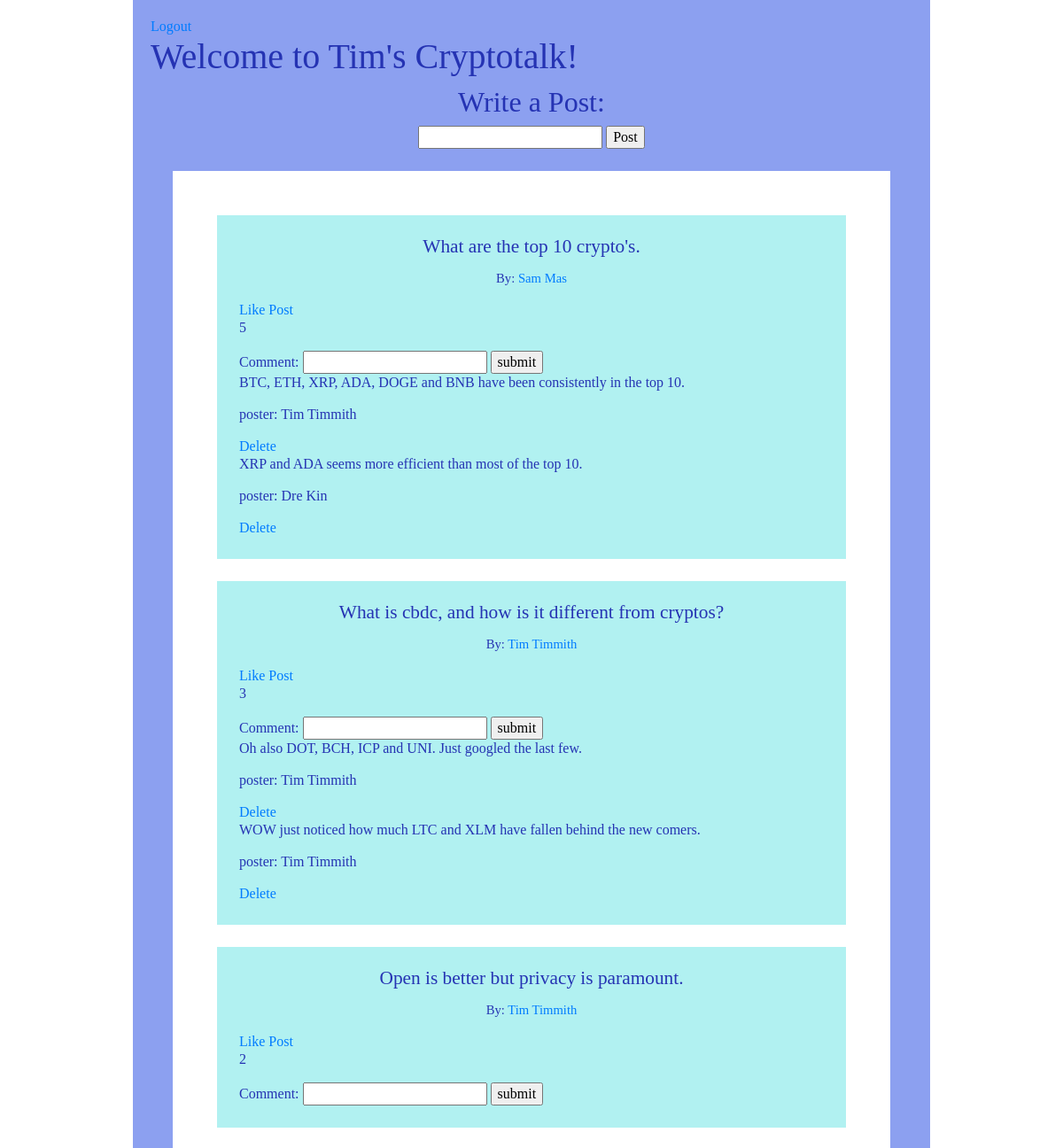
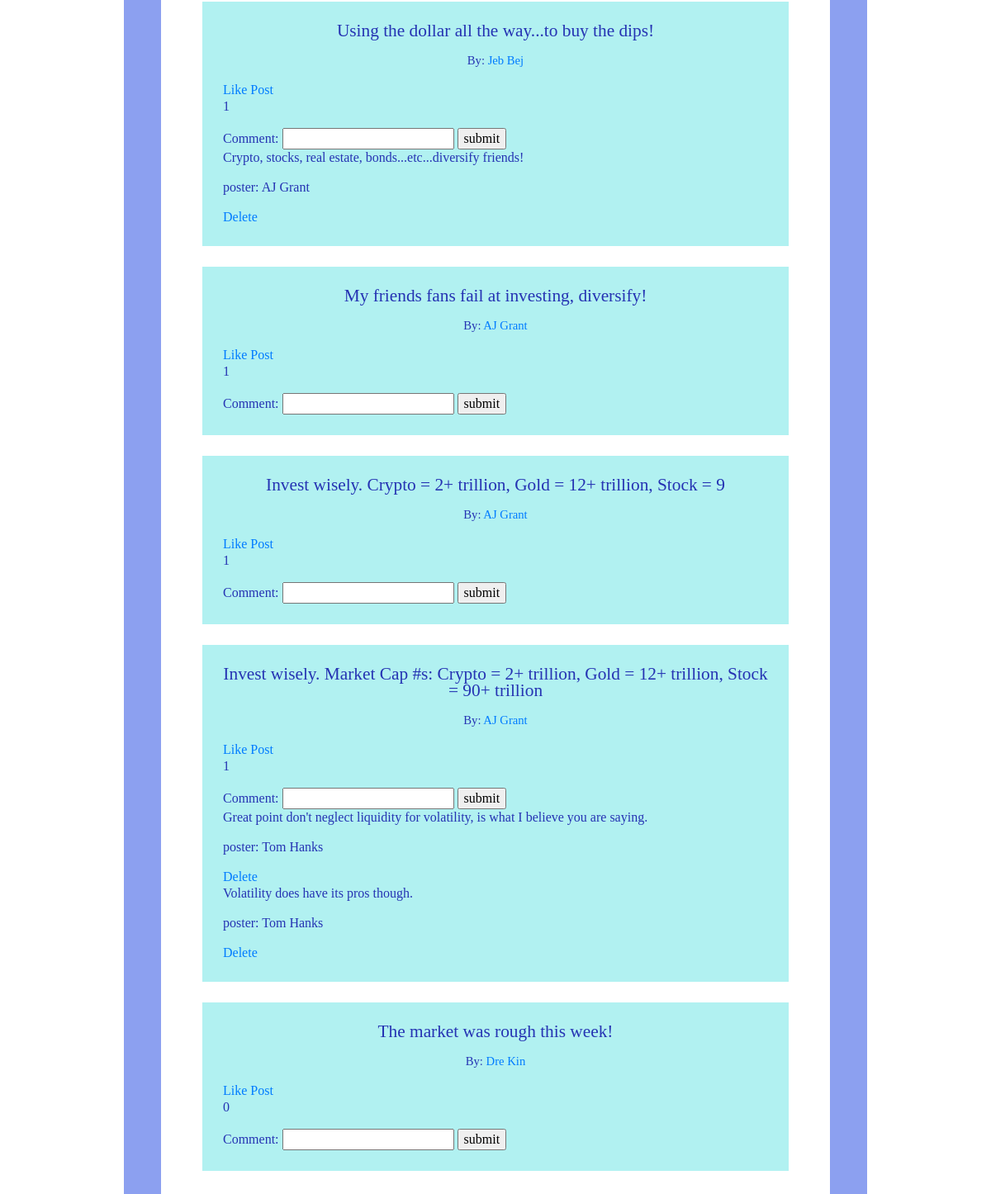
The app's page /welcome (signed in) with its own data (2 pictures, top to bottom).
### cryptotalk/models.py (models this page shows)
class User(models.Model):
    first_name = models.CharField(max_length=50)
    last_name = models.CharField(max_length=50)
    email = models.CharField(max_length=50)
    password = models.CharField(max_length=50)
    created_at = models.DateTimeField(auto_now_add=True, null=True)
    updated_at = models.DateTimeField(auto_now=True, null=True)
    objects = UserManager()

class Crypto_Message(models.Model):
    message = models.CharField(max_length=255)
    poster = models.ForeignKey(User, related_name='user_messages', on_delete=models.CASCADE)
    user_likes = models.ManyToManyField(User, related_name='liked_posts')
    created_at = models.DateTimeField(auto_now_add=True, null=True)
    updated_at = models.DateTimeField(auto_now=True, null=True)

class Comment(models.Model):
    comment = models.CharField(max_length=255)
    poster = models.ForeignKey(User, related_name='user_comments', on_delete=models.CASCADE)
    crypto_message = models.ForeignKey(Crypto_Message, related_name="post_comments", on_delete=models.CASCADE)
    created_at = models.DateTimeField(auto_now_add=True, null=True)
    updated_at = models.DateTimeField(auto_now=True, null=True)

### cryptotalk/views.py (the view)
# urls.py: path('welcome', views.welcome),
def welcome(request):
    if 'user' not in request.session:
        return redirect('/')
    context = {
        'crypto_messages': Crypto_Message.objects.all()
    }
    return render(request, 'welcome.html', context)

### cryptotalk/templates/welcome.html (shortened to what this page needs)
<!DOCTYPE html>
<html lang="en">
    <head>
        <link rel="stylesheet" href="https://maxcdn.bootstrapcdn.com/bootstrap/4.0.0/css/bootstrap.min.css"
>
        {% load static %}
        <link rel="stylesheet" href="{% static 'style.css' %}">
    </head>
    <body>
        <div id='wrap'>
            <a href="/logout">Logout</a>
            <h1>Welcome to {{request.session.user}}'s Cryptotalk!</h1>
            <div id='write'>
                <h2>Write a Post:</h2>
                <form action="/process_message" method=POST>
                    <input type="text" name='mess'>
                    <input type="submit" value="Post">
                </form>
            </div>
            <div id='posts'>
                {% for post in crypto_messages %}
                <div class='one_post'>
                    <p class='post'>{{post.message}}</p>
                    <p class='poster'>By: <a href="/user_profile/{{post.poster.id}}">{{post.poster.first_name}} {{post.poster.last_name}}</a></p>
                    <a href="/like/{{post.id}}">Like Post</a>
                    <p>{{ post.user_likes.count }}</p>
                    <form action="/add_comment/{{post.id}}" method=POST>
                        Comment: <input type="text" name='comment'>
                        <input type="submit" value='submit'>
                    </form>
                    {% for comment in post.post_comments.all %}
                        <p>{{comment.comment}}</p>
                        <p>poster: {{comment.poster.first_name}} {{comment.poster.last_name}}</p>
                        <a href="/delete/{{comment.id}}">Delete</a>
                    {% endfor %}
                </div>
                {% endfor %}
            </div>
        </div>
    </body>
</html>

### cryptotalk/static/style.css (style rules this page uses)
body { background-image: url(images/blue_sky.jpg); color: rgb(37, 51, 179); font-family: Cambria, Cochin, Georgia, Times, 'Times New Roman', serif; font-weight: normal; line-height: 20px; margin: auto; }
#wrap { margin: 0px auto; background-color: rgb(140, 160, 240); width: 900px; font-family: Cambria, Cochin, Georgia, Times, 'Times New Roman', serif; padding: 20px; }
#posts { background-color: rgb(255, 255, 255); padding: 25px; margin: 25px; }
.one_post { background-color: rgb(177, 241, 241); padding: 25px; margin: 25px; min-height: 100px; }
.post { font-size: 16pt; text-align: center; }
.poster { font-size: 11pt; text-align: center; }
#write { text-align: center; }

### records on screen
User: session.user "Tim"
Crypto_Message: message "What are the top 10 crypto's.", poster.first_name "Sam", poster.last_name "Mas", user_likes.count "5"
Comment: comment "BTC, ETH, XRP, ADA, DOGE and BNB have been consistently in the top 10.", poster.first_name "Tim", poster.last_name "Timmith"
Comment: comment "XRP and ADA seems more efficient than most of the top 10.", poster.first_name "Dre", poster.last_name "Kin"
Crypto_Message: message "What is cbdc, and how is it different from cryptos?", poster.first_name "Tim", poster.last_name "Timmith", user_likes.count "3"
Comment: comment "Oh also DOT, BCH, ICP and UNI. Just googled the last few.", poster.first_name "Tim", poster.last_name "Timmith"
Comment: comment "WOW just noticed how much LTC and XLM have fallen behind the new comers.", poster.first_name "Tim", poster.last_name "Timmith"
Crypto_Message: message "Open is better but privacy is paramount.", poster.first_name "Tim", poster.last_name "Timmith", user_likes.count "2"
Crypto_Message: message "Using the dollar all the way...to buy the dips!", poster.first_name "Jeb", poster.last_name "Bej", user_likes.count "1"
Comment: comment "Crypto, stocks, real estate, bonds...etc...diversify friends!", poster.first_name "AJ", poster.last_name "Grant"
Crypto_Message: message "My friends fans fail at investing, diversify!", poster.first_name "AJ", poster.last_name "Grant", user_likes.count "1"
Crypto_Message: message "Invest wisely. Crypto = 2+ trillion, Gold = 12+ trillion, Stock = 9", poster.first_name "AJ", poster.last_name "Grant", user_likes.count "1"
Crypto_Message: message "Invest wisely. Market Cap #s: Crypto = 2+ trillion, Gold = 12+ trillion, Stock = 90+ trillion", poster.first_name "AJ", poster.last_name "Grant", user_likes.count "1"
Comment: comment "Great point don't neglect liquidity for volatility, is what I believe you are saying.", poster.first_name "Tom", poster.last_name "Hanks"
Comment: comment "Volatility does have its pros though.", poster.first_name "Tom", poster.last_name "Hanks"
Crypto_Message: message "The market was rough this week!", poster.first_name "Dre", poster.last_name "Kin", user_likes.count "0"
